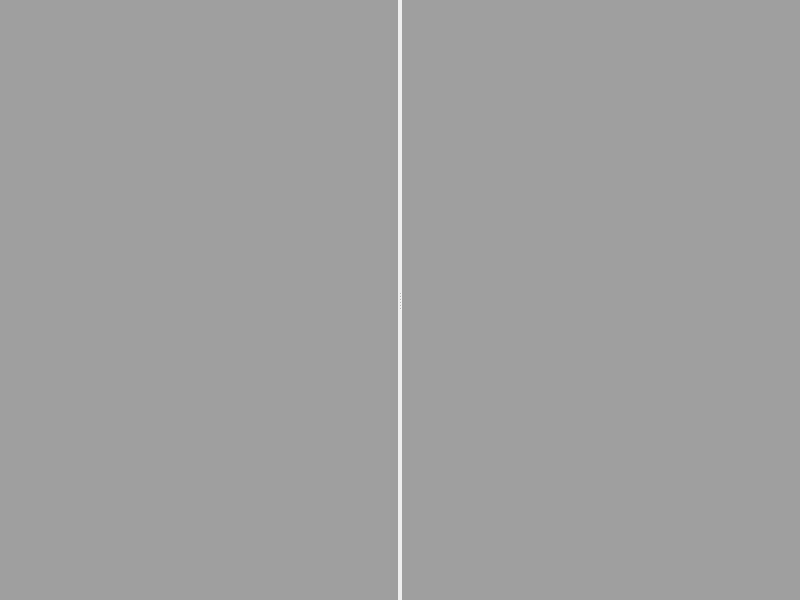
<?xml version="1.0" encoding="UTF-8"?>
<ui version="4.0">
 <class>MdiAreaEx</class>
 <widget class="QWidget" name="MdiAreaEx">
  <property name="geometry">
   <rect>
    <x>0</x>
    <y>0</y>
    <width>800</width>
    <height>600</height>
   </rect>
  </property>
  <layout class="QHBoxLayout" name="hostLayout">
   <property name="spacing">
    <number>0</number>
   </property>
   <property name="leftMargin">
    <number>0</number>
   </property>
   <property name="topMargin">
    <number>0</number>
   </property>
   <property name="rightMargin">
    <number>0</number>
   </property>
   <property name="bottomMargin">
    <number>0</number>
   </property>
   <item>
    <widget class="QSplitter" name="_splitter">
     <property name="orientation">
      <enum>Qt::Horizontal</enum>
     </property>
     <property name="childrenCollapsible">
      <bool>false</bool>
     </property>
     <widget class="MdiArea" name="_primaryArea">
      <property name="sizePolicy">
       <sizepolicy hsizetype="Ignored" vsizetype="Expanding">
        <horstretch>0</horstretch>
        <verstretch>0</verstretch>
       </sizepolicy>
      </property>
      <property name="minimumSize">
       <size>
        <width>0</width>
        <height>0</height>
       </size>
      </property>
     </widget>
     <widget class="MdiArea" name="_secondaryArea">
      <property name="sizePolicy">
       <sizepolicy hsizetype="Ignored" vsizetype="Expanding">
        <horstretch>0</horstretch>
        <verstretch>0</verstretch>
       </sizepolicy>
      </property>
      <property name="minimumSize">
       <size>
        <width>0</width>
        <height>0</height>
       </size>
      </property>
      <property name="visible">
       <bool>false</bool>
      </property>
     </widget>
    </widget>
   </item>
  </layout>
 </widget>
 <customwidgets>
  <customwidget>
   <class>MdiArea</class>
   <extends>QMdiArea</extends>
   <header>mdiarea.h</header>
  </customwidget>
 </customwidgets>
 <resources/>
 <connections/>
</ui>
